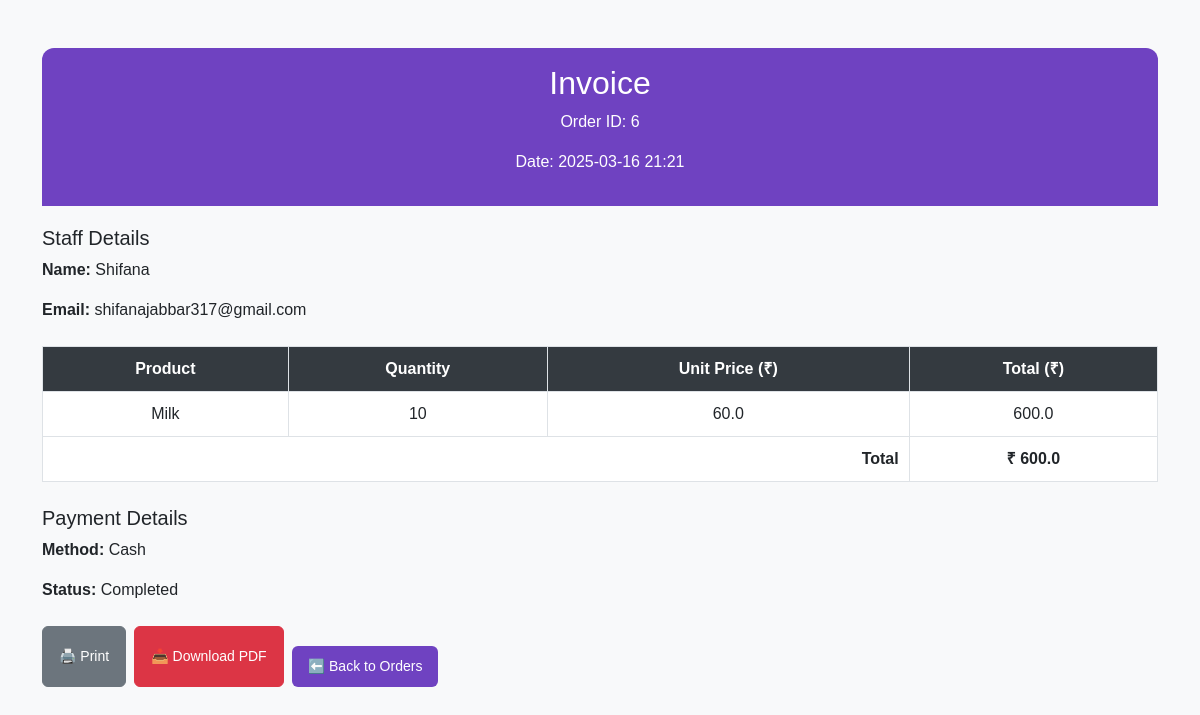
Screenshot of /staff/invoice/6 (signed in) with the database file from the repository.
### app/models.py (models this page shows, shortened)
class Order(db.Model):
    id = db.Column(db.Integer, primary_key=True)
    staff_id = db.Column(db.Integer, db.ForeignKey('user.id'), nullable=False)
    product_id = db.Column(db.Integer, db.ForeignKey('inventory.id'), nullable=False)
    quantity = db.Column(db.Integer, nullable=False)
    payment_method = db.Column(db.String(50), nullable=False)
    notes = db.Column(db.Text, nullable=True)
    status = db.Column(db.String(20), default="Pending")
    created_at = db.Column(db.DateTime, default=datetime.utcnow, nullable=False)
    completed_at = db.Column(db.DateTime, nullable=True)
    product = db.relationship('Inventory', backref='orders')

class User(db.Model, UserMixin):
    id = db.Column(db.Integer, primary_key=True)
    username = db.Column(db.String(150), unique=True, nullable=False)
    email = db.Column(db.String(150), unique=True, nullable=False)
    password = db.Column(db.String(255), nullable=False)
    role = db.Column(db.String(50), nullable=False, default='User')
    profile_picture = db.Column(db.String(255), nullable=True, default='None')
    contact_number = db.Column(db.String(20))
    category = db.Column(db.String(100), nullable=True)  # Only required for suppliers
    orders = db.relationship('Order', backref='staff', lazy=True)

class Inventory(db.Model):
    id = db.Column(db.Integer, primary_key=True, autoincrement=True)
    product_id = db.Column(db.String(50), unique=True, nullable=False)
    name = db.Column(db.String(100), nullable=False)
    category = db.Column(db.String(50), nullable=False)
    quantity = db.Column(db.Integer, nullable=False)  # Available stock
    price = db.Column(db.Float, nullable=False)
    supplier = db.Column(db.String(100), nullable=False)
    availability = db.Column(db.String(20), nullable=False, default="Available")

### app/routes.py (the view)
@staff_bp.route('/invoice/<int:order_id>', methods=['GET'])
@login_required
def generate_invoice(order_id):
    order = Order.query.get_or_404(order_id)
    if order.staff_id != current_user.id:
        flash("You are not authorized to view this invoice.", "danger")
        return redirect(url_for('staff.order_history'))
    product = Inventory.query.get(order.product_id)
    staff = User.query.get(order.staff_id)
    return render_template('staff/invoice.html', order=order, product=product, staff=staff)

### app/__init__.py (called while the page is built)
def create_app():
    app = Flask(__name__, static_folder='static', template_folder='templates')
    try:
        app.config.from_object(Config)
    except Exception as e:
        app.logger.error(f"Error loading configuration: {e}")
    db.init_app(app)
    login_manager.init_app(app)
    migrate.init_app(app, db)
    login_manager.login_view = "main.login"
    login_manager.login_message_category = "info"
    from app.routes import main_bp, admin_bp, staff_bp
    app.register_blueprint(main_bp)
    app.register_blueprint(admin_bp, url_prefix='/admin')  # ✅ Admin routes
    app.register_blueprint(staff_bp, url_prefix='/staff')  # ✅ Staff routes
    @login_manager.user_loader
    def load_user(user_id):
        from app.models import User
        return User.query.get(int(user_id))
    return app

### app/templates/staff/invoice.html (shortened to what this page needs)
<!DOCTYPE html>
<html lang="en">
<head>
    <link href="https://cdn.jsdelivr.net/npm/bootstrap@5.3.0/dist/css/bootstrap.min.css" rel="stylesheet" />
</head>
<body>
<div class="container mt-5">
    <div class="invoice-header">
        <h2>Invoice</h2>
        <p>Order ID: {{ order.id }}</p>
        <p>Date: {{ order.created_at.strftime('%Y-%m-%d %H:%M') }}</p>
    </div>
    <div>
        <h5>Staff Details</h5>
        <p><strong>Name:</strong> {{ staff.username }}</p>
        <p><strong>Email:</strong> {{ staff.email }}</p>
    </div>
    <table class="table table-bordered mt-4">
        <thead>
            <tr>
                <th>Product</th>
                <th>Quantity</th>
                <th>Unit Price (₹)</th>
                <th>Total (₹)</th>
            </tr>
        </thead>
        <tbody>
            <tr>
                <td>{{ product.name }}</td>
                <td>{{ order.quantity }}</td>
                <td>{{ product.price }}</td>
                <td>{{ order.quantity * product.price }}</td>
            </tr>
            <tr>
                <td colspan="3" class="text-end"><strong>Total</strong></td>
                <td><strong>₹ {{ order.quantity * product.price }}</strong></td>
            </tr>
        </tbody>
    </table>
    <div class="mt-4">
        <h5>Payment Details</h5>
        <p><strong>Method:</strong> {{ order.payment_method }}</p>
        <p><strong>Status:</strong> {{ order.status }}</p>
    </div>
    <div class="mt-4 d-flex gap-2">
        <button onclick="window.print()" class="btn btn-secondary">🖨️ Print</button>
        <button id="download-pdf" class="btn btn-danger">📥 Download PDF</button>
        <a href="{{ url_for('staff.order_history') }}" class="btn btn-back">⬅️ Back to Orders</a>
    </div>
</div>
</body>
</html>

### app/templates/staff/invoice.html (style rules this page uses)
body { background-color: #f8f9fa; font-family: Arial, sans-serif; }
.invoice-header { background-color: #6f42c1; color: white; padding: 16px; border-top-left-radius: 12px; border-top-right-radius: 12px; text-align: center; margin-bottom: 20px; }
.table th { background-color: #343a40; color: white; text-align: center; padding: 10px; }
.table td { text-align: center; padding: 10px; }
.btn-back { background-color: #6f42c1; color: white; border: none; padding: 10px 16px; border-radius: 6px; cursor: pointer; transition: background-color 0.2s ease; font-size: 14px; margin-top: 20px; }
.btn-secondary, .btn-danger { padding: 10px 16px; font-size: 14px; border-radius: 6px; transition: background-color 0.2s ease; }

### rows the page displays
Order: id "6", created_at "2025-03-16 21:21", quantity "10", order.quantity*product.price "600.0", payment_method "Cash", status "Completed"
User: username "Shifana", email "shifanajabbar317@gmail.com"
Inventory: name "Milk", price "60.0"
